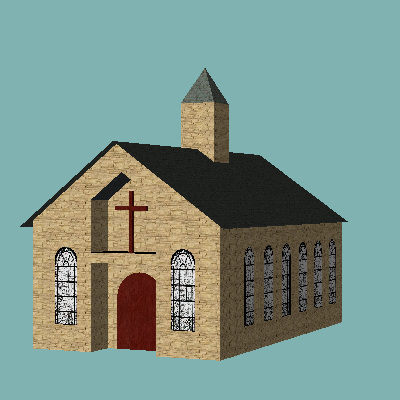

This chart was generated by the following Python code:
#!/usr/bin/env python

# Read a CityGML file via stream and render buildings with textures.

import os

import vtkmodules.vtkInteractionStyle  # noqa: F401
import vtkmodules.vtkRenderingFreeType  # noqa: F401
import vtkmodules.vtkRenderingOpenGL2  # noqa: F401

from vtkmodules.vtkIOCityGML import vtkCityGMLReader
from vtkmodules.vtkIOCore import vtkFileResourceStream
from vtkmodules.vtkIOImage import vtkJPEGReader
from vtkmodules.vtkRenderingCore import (
    vtkActor,
    vtkPolyDataMapper,
    vtkRenderWindow,
    vtkRenderWindowInteractor,
    vtkRenderer,
    vtkTexture,
)

# Source
data_dir = os.environ.get("VPE_DATA_DIR", os.path.dirname(os.path.abspath(__file__)))
gml_file = os.path.join(data_dir, "Part-4-Buildings-V4-one.gml")
gml_dir = os.path.dirname(gml_file)

# Read CityGML file via stream
file_stream = vtkFileResourceStream()
file_stream.Open(gml_file)

citygml_reader = vtkCityGMLReader()
citygml_reader.SetStream(file_stream)
citygml_reader.Update()
multi_block = citygml_reader.GetOutput()

building = multi_block.GetBlock(0)
nested_block = building.GetBlock(1)

# Leaf 0: building.GetBlock(0) — textured
mapper_0 = vtkPolyDataMapper()
mapper_0.SetInputDataObject(building.GetBlock(0))
actor_0 = vtkActor()
actor_0.SetMapper(mapper_0)
jpeg_reader_0 = vtkJPEGReader()
jpeg_reader_0.SetFileName(os.path.join(gml_dir, "textures/Wood_Cherry_Chapel.jpg"))
jpeg_reader_0.Update()
texture_0 = vtkTexture()
texture_0.SetInputConnection(jpeg_reader_0.GetOutputPort())
texture_0.InterpolateOn()
actor_0.SetTexture(texture_0)

# Leaf 1: nested_block.GetBlock(0) — no texture
mapper_1 = vtkPolyDataMapper()
mapper_1.SetInputDataObject(nested_block.GetBlock(0))
actor_1 = vtkActor()
actor_1.SetMapper(mapper_1)

# Leaf 2: nested_block.GetBlock(1) — textured
mapper_2 = vtkPolyDataMapper()
mapper_2.SetInputDataObject(nested_block.GetBlock(1))
actor_2 = vtkActor()
actor_2.SetMapper(mapper_2)
jpeg_reader_2 = vtkJPEGReader()
jpeg_reader_2.SetFileName(os.path.join(gml_dir, "textures/Roofing_Slate_Rounded.jpg"))
jpeg_reader_2.Update()
texture_2 = vtkTexture()
texture_2.SetInputConnection(jpeg_reader_2.GetOutputPort())
texture_2.InterpolateOn()
actor_2.SetTexture(texture_2)

# Leaf 3: nested_block.GetBlock(2) — textured
mapper_3 = vtkPolyDataMapper()
mapper_3.SetInputDataObject(nested_block.GetBlock(2))
actor_3 = vtkActor()
actor_3.SetMapper(mapper_3)
jpeg_reader_3 = vtkJPEGReader()
jpeg_reader_3.SetFileName(os.path.join(gml_dir, "textures/Stone_Sandstone_Ashlar_Light.jpg"))
jpeg_reader_3.Update()
texture_3 = vtkTexture()
texture_3.SetInputConnection(jpeg_reader_3.GetOutputPort())
texture_3.InterpolateOn()
actor_3.SetTexture(texture_3)

# Leaf 4: building.GetBlock(2) — textured
mapper_4 = vtkPolyDataMapper()
mapper_4.SetInputDataObject(building.GetBlock(2))
actor_4 = vtkActor()
actor_4.SetMapper(mapper_4)
jpeg_reader_4 = vtkJPEGReader()
jpeg_reader_4.SetFileName(os.path.join(gml_dir, "textures/Roofing_Slate_Dark.jpg"))
jpeg_reader_4.Update()
texture_4 = vtkTexture()
texture_4.SetInputConnection(jpeg_reader_4.GetOutputPort())
texture_4.InterpolateOn()
actor_4.SetTexture(texture_4)

# Leaf 5: building.GetBlock(3) — textured
mapper_5 = vtkPolyDataMapper()
mapper_5.SetInputDataObject(building.GetBlock(3))
actor_5 = vtkActor()
actor_5.SetMapper(mapper_5)
jpeg_reader_5 = vtkJPEGReader()
jpeg_reader_5.SetFileName(os.path.join(gml_dir, "textures/Roofing_Slate_Dark.jpg"))
jpeg_reader_5.Update()
texture_5 = vtkTexture()
texture_5.SetInputConnection(jpeg_reader_5.GetOutputPort())
texture_5.InterpolateOn()
actor_5.SetTexture(texture_5)

# Leaf 6: building.GetBlock(4) — textured
mapper_6 = vtkPolyDataMapper()
mapper_6.SetInputDataObject(building.GetBlock(4))
actor_6 = vtkActor()
actor_6.SetMapper(mapper_6)
jpeg_reader_6 = vtkJPEGReader()
jpeg_reader_6.SetFileName(os.path.join(gml_dir, "textures/Stone_Sandstone_Ashlar_Light.jpg"))
jpeg_reader_6.Update()
texture_6 = vtkTexture()
texture_6.SetInputConnection(jpeg_reader_6.GetOutputPort())
texture_6.InterpolateOn()
actor_6.SetTexture(texture_6)

# Leaf 7: building.GetBlock(5) — textured
mapper_7 = vtkPolyDataMapper()
mapper_7.SetInputDataObject(building.GetBlock(5))
actor_7 = vtkActor()
actor_7.SetMapper(mapper_7)
jpeg_reader_7 = vtkJPEGReader()
jpeg_reader_7.SetFileName(os.path.join(gml_dir, "textures/Kirchenfenster-V2.jpg"))
jpeg_reader_7.Update()
texture_7 = vtkTexture()
texture_7.SetInputConnection(jpeg_reader_7.GetOutputPort())
texture_7.InterpolateOn()
actor_7.SetTexture(texture_7)

# Leaf 8: building.GetBlock(6) — textured
mapper_8 = vtkPolyDataMapper()
mapper_8.SetInputDataObject(building.GetBlock(6))
actor_8 = vtkActor()
actor_8.SetMapper(mapper_8)
jpeg_reader_8 = vtkJPEGReader()
jpeg_reader_8.SetFileName(os.path.join(gml_dir, "textures/Kirchenfenster-V2.jpg"))
jpeg_reader_8.Update()
texture_8 = vtkTexture()
texture_8.SetInputConnection(jpeg_reader_8.GetOutputPort())
texture_8.InterpolateOn()
actor_8.SetTexture(texture_8)

# Leaf 9: building.GetBlock(7) — textured
mapper_9 = vtkPolyDataMapper()
mapper_9.SetInputDataObject(building.GetBlock(7))
actor_9 = vtkActor()
actor_9.SetMapper(mapper_9)
jpeg_reader_9 = vtkJPEGReader()
jpeg_reader_9.SetFileName(os.path.join(gml_dir, "textures/Kirchenfenster-V2.jpg"))
jpeg_reader_9.Update()
texture_9 = vtkTexture()
texture_9.SetInputConnection(jpeg_reader_9.GetOutputPort())
texture_9.InterpolateOn()
actor_9.SetTexture(texture_9)

# Leaf 10: building.GetBlock(8) — textured
mapper_10 = vtkPolyDataMapper()
mapper_10.SetInputDataObject(building.GetBlock(8))
actor_10 = vtkActor()
actor_10.SetMapper(mapper_10)
jpeg_reader_10 = vtkJPEGReader()
jpeg_reader_10.SetFileName(os.path.join(gml_dir, "textures/Kirchenfenster-V2.jpg"))
jpeg_reader_10.Update()
texture_10 = vtkTexture()
texture_10.SetInputConnection(jpeg_reader_10.GetOutputPort())
texture_10.InterpolateOn()
actor_10.SetTexture(texture_10)

# Leaf 11: building.GetBlock(9) — textured
mapper_11 = vtkPolyDataMapper()
mapper_11.SetInputDataObject(building.GetBlock(9))
actor_11 = vtkActor()
actor_11.SetMapper(mapper_11)
jpeg_reader_11 = vtkJPEGReader()
jpeg_reader_11.SetFileName(os.path.join(gml_dir, "textures/Kirchenfenster-V2.jpg"))
jpeg_reader_11.Update()
texture_11 = vtkTexture()
texture_11.SetInputConnection(jpeg_reader_11.GetOutputPort())
texture_11.InterpolateOn()
actor_11.SetTexture(texture_11)

# Leaf 12: building.GetBlock(10) — textured
mapper_12 = vtkPolyDataMapper()
mapper_12.SetInputDataObject(building.GetBlock(10))
actor_12 = vtkActor()
actor_12.SetMapper(mapper_12)
jpeg_reader_12 = vtkJPEGReader()
jpeg_reader_12.SetFileName(os.path.join(gml_dir, "textures/Kirchenfenster-V2.jpg"))
jpeg_reader_12.Update()
texture_12 = vtkTexture()
texture_12.SetInputConnection(jpeg_reader_12.GetOutputPort())
texture_12.InterpolateOn()
actor_12.SetTexture(texture_12)

# Leaf 13: building.GetBlock(11) — textured
mapper_13 = vtkPolyDataMapper()
mapper_13.SetInputDataObject(building.GetBlock(11))
actor_13 = vtkActor()
actor_13.SetMapper(mapper_13)
jpeg_reader_13 = vtkJPEGReader()
jpeg_reader_13.SetFileName(os.path.join(gml_dir, "textures/Stone_Sandstone_Ashlar_Light.jpg"))
jpeg_reader_13.Update()
texture_13 = vtkTexture()
texture_13.SetInputConnection(jpeg_reader_13.GetOutputPort())
texture_13.InterpolateOn()
actor_13.SetTexture(texture_13)

# Leaf 14: building.GetBlock(12) — textured
mapper_14 = vtkPolyDataMapper()
mapper_14.SetInputDataObject(building.GetBlock(12))
actor_14 = vtkActor()
actor_14.SetMapper(mapper_14)
jpeg_reader_14 = vtkJPEGReader()
jpeg_reader_14.SetFileName(os.path.join(gml_dir, "textures/Kirchenfenster-V2.jpg"))
jpeg_reader_14.Update()
texture_14 = vtkTexture()
texture_14.SetInputConnection(jpeg_reader_14.GetOutputPort())
texture_14.InterpolateOn()
actor_14.SetTexture(texture_14)

# Leaf 15: building.GetBlock(13) — textured
mapper_15 = vtkPolyDataMapper()
mapper_15.SetInputDataObject(building.GetBlock(13))
actor_15 = vtkActor()
actor_15.SetMapper(mapper_15)
jpeg_reader_15 = vtkJPEGReader()
jpeg_reader_15.SetFileName(os.path.join(gml_dir, "textures/Kirchenfenster-V2.jpg"))
jpeg_reader_15.Update()
texture_15 = vtkTexture()
texture_15.SetInputConnection(jpeg_reader_15.GetOutputPort())
texture_15.InterpolateOn()
actor_15.SetTexture(texture_15)

# Leaf 16: building.GetBlock(14) — textured
mapper_16 = vtkPolyDataMapper()
mapper_16.SetInputDataObject(building.GetBlock(14))
actor_16 = vtkActor()
actor_16.SetMapper(mapper_16)
jpeg_reader_16 = vtkJPEGReader()
jpeg_reader_16.SetFileName(os.path.join(gml_dir, "textures/Stone_Sandstone_Ashlar_Light.jpg"))
jpeg_reader_16.Update()
texture_16 = vtkTexture()
texture_16.SetInputConnection(jpeg_reader_16.GetOutputPort())
texture_16.InterpolateOn()
actor_16.SetTexture(texture_16)

# Leaf 17: building.GetBlock(15) — textured
mapper_17 = vtkPolyDataMapper()
mapper_17.SetInputDataObject(building.GetBlock(15))
actor_17 = vtkActor()
actor_17.SetMapper(mapper_17)
jpeg_reader_17 = vtkJPEGReader()
jpeg_reader_17.SetFileName(os.path.join(gml_dir, "textures/Kirchenfenster-V2.jpg"))
jpeg_reader_17.Update()
texture_17 = vtkTexture()
texture_17.SetInputConnection(jpeg_reader_17.GetOutputPort())
texture_17.InterpolateOn()
actor_17.SetTexture(texture_17)

# Leaf 18: building.GetBlock(16) — textured
mapper_18 = vtkPolyDataMapper()
mapper_18.SetInputDataObject(building.GetBlock(16))
actor_18 = vtkActor()
actor_18.SetMapper(mapper_18)
jpeg_reader_18 = vtkJPEGReader()
jpeg_reader_18.SetFileName(os.path.join(gml_dir, "textures/Kirchenfenster-V2.jpg"))
jpeg_reader_18.Update()
texture_18 = vtkTexture()
texture_18.SetInputConnection(jpeg_reader_18.GetOutputPort())
texture_18.InterpolateOn()
actor_18.SetTexture(texture_18)

# Leaf 19: building.GetBlock(17) — textured
mapper_19 = vtkPolyDataMapper()
mapper_19.SetInputDataObject(building.GetBlock(17))
actor_19 = vtkActor()
actor_19.SetMapper(mapper_19)
jpeg_reader_19 = vtkJPEGReader()
jpeg_reader_19.SetFileName(os.path.join(gml_dir, "textures/Kirchenfenster-V2.jpg"))
jpeg_reader_19.Update()
texture_19 = vtkTexture()
texture_19.SetInputConnection(jpeg_reader_19.GetOutputPort())
texture_19.InterpolateOn()
actor_19.SetTexture(texture_19)

# Leaf 20: building.GetBlock(18) — textured
mapper_20 = vtkPolyDataMapper()
mapper_20.SetInputDataObject(building.GetBlock(18))
actor_20 = vtkActor()
actor_20.SetMapper(mapper_20)
jpeg_reader_20 = vtkJPEGReader()
jpeg_reader_20.SetFileName(os.path.join(gml_dir, "textures/Kirchenfenster-V2.jpg"))
jpeg_reader_20.Update()
texture_20 = vtkTexture()
texture_20.SetInputConnection(jpeg_reader_20.GetOutputPort())
texture_20.InterpolateOn()
actor_20.SetTexture(texture_20)

# Leaf 21: building.GetBlock(19) — textured
mapper_21 = vtkPolyDataMapper()
mapper_21.SetInputDataObject(building.GetBlock(19))
actor_21 = vtkActor()
actor_21.SetMapper(mapper_21)
jpeg_reader_21 = vtkJPEGReader()
jpeg_reader_21.SetFileName(os.path.join(gml_dir, "textures/Kirchenfenster-V2.jpg"))
jpeg_reader_21.Update()
texture_21 = vtkTexture()
texture_21.SetInputConnection(jpeg_reader_21.GetOutputPort())
texture_21.InterpolateOn()
actor_21.SetTexture(texture_21)

# Leaf 22: building.GetBlock(20) — textured
mapper_22 = vtkPolyDataMapper()
mapper_22.SetInputDataObject(building.GetBlock(20))
actor_22 = vtkActor()
actor_22.SetMapper(mapper_22)
jpeg_reader_22 = vtkJPEGReader()
jpeg_reader_22.SetFileName(os.path.join(gml_dir, "textures/Kirchenfenster-V2.jpg"))
jpeg_reader_22.Update()
texture_22 = vtkTexture()
texture_22.SetInputConnection(jpeg_reader_22.GetOutputPort())
texture_22.InterpolateOn()
actor_22.SetTexture(texture_22)

# Leaf 23: building.GetBlock(21) — no texture
mapper_23 = vtkPolyDataMapper()
mapper_23.SetInputDataObject(building.GetBlock(21))
actor_23 = vtkActor()
actor_23.SetMapper(mapper_23)

# Leaf 24: building.GetBlock(22) — textured
mapper_24 = vtkPolyDataMapper()
mapper_24.SetInputDataObject(building.GetBlock(22))
actor_24 = vtkActor()
actor_24.SetMapper(mapper_24)
jpeg_reader_24 = vtkJPEGReader()
jpeg_reader_24.SetFileName(os.path.join(gml_dir, "textures/Stone_Sandstone_Ashlar_Light.jpg"))
jpeg_reader_24.Update()
texture_24 = vtkTexture()
texture_24.SetInputConnection(jpeg_reader_24.GetOutputPort())
texture_24.InterpolateOn()
actor_24.SetTexture(texture_24)

# Leaf 25: building.GetBlock(23) — textured
mapper_25 = vtkPolyDataMapper()
mapper_25.SetInputDataObject(building.GetBlock(23))
actor_25 = vtkActor()
actor_25.SetMapper(mapper_25)
jpeg_reader_25 = vtkJPEGReader()
jpeg_reader_25.SetFileName(os.path.join(gml_dir, "textures/Kirchenfenster-V2.jpg"))
jpeg_reader_25.Update()
texture_25 = vtkTexture()
texture_25.SetInputConnection(jpeg_reader_25.GetOutputPort())
texture_25.InterpolateOn()
actor_25.SetTexture(texture_25)

# Leaf 26: building.GetBlock(24) — textured
mapper_26 = vtkPolyDataMapper()
mapper_26.SetInputDataObject(building.GetBlock(24))
actor_26 = vtkActor()
actor_26.SetMapper(mapper_26)
jpeg_reader_26 = vtkJPEGReader()
jpeg_reader_26.SetFileName(os.path.join(gml_dir, "textures/Roofing_Slate_Dark.jpg"))
jpeg_reader_26.Update()
texture_26 = vtkTexture()
texture_26.SetInputConnection(jpeg_reader_26.GetOutputPort())
texture_26.InterpolateOn()
actor_26.SetTexture(texture_26)

# Leaf 27: building.GetBlock(25) — textured
mapper_27 = vtkPolyDataMapper()
mapper_27.SetInputDataObject(building.GetBlock(25))
actor_27 = vtkActor()
actor_27.SetMapper(mapper_27)
jpeg_reader_27 = vtkJPEGReader()
jpeg_reader_27.SetFileName(os.path.join(gml_dir, "textures/Stone_Sandstone_Ashlar_Light.jpg"))
jpeg_reader_27.Update()
texture_27 = vtkTexture()
texture_27.SetInputConnection(jpeg_reader_27.GetOutputPort())
texture_27.InterpolateOn()
actor_27.SetTexture(texture_27)

# Leaf 28: building.GetBlock(26) — textured
mapper_28 = vtkPolyDataMapper()
mapper_28.SetInputDataObject(building.GetBlock(26))
actor_28 = vtkActor()
actor_28.SetMapper(mapper_28)
jpeg_reader_28 = vtkJPEGReader()
jpeg_reader_28.SetFileName(os.path.join(gml_dir, "textures/Stone_Sandstone_Ashlar_Light.jpg"))
jpeg_reader_28.Update()
texture_28 = vtkTexture()
texture_28.SetInputConnection(jpeg_reader_28.GetOutputPort())
texture_28.InterpolateOn()
actor_28.SetTexture(texture_28)

# Leaf 29: building.GetBlock(27) — textured
mapper_29 = vtkPolyDataMapper()
mapper_29.SetInputDataObject(building.GetBlock(27))
actor_29 = vtkActor()
actor_29.SetMapper(mapper_29)
jpeg_reader_29 = vtkJPEGReader()
jpeg_reader_29.SetFileName(os.path.join(gml_dir, "textures/Roofing_Slate_Dark.jpg"))
jpeg_reader_29.Update()
texture_29 = vtkTexture()
texture_29.SetInputConnection(jpeg_reader_29.GetOutputPort())
texture_29.InterpolateOn()
actor_29.SetTexture(texture_29)

# Leaf 30: building.GetBlock(28) — textured
mapper_30 = vtkPolyDataMapper()
mapper_30.SetInputDataObject(building.GetBlock(28))
actor_30 = vtkActor()
actor_30.SetMapper(mapper_30)
jpeg_reader_30 = vtkJPEGReader()
jpeg_reader_30.SetFileName(os.path.join(gml_dir, "textures/Stone_Sandstone_Ashlar_Light.jpg"))
jpeg_reader_30.Update()
texture_30 = vtkTexture()
texture_30.SetInputConnection(jpeg_reader_30.GetOutputPort())
texture_30.InterpolateOn()
actor_30.SetTexture(texture_30)

# Leaf 31: building.GetBlock(29) — textured
mapper_31 = vtkPolyDataMapper()
mapper_31.SetInputDataObject(building.GetBlock(29))
actor_31 = vtkActor()
actor_31.SetMapper(mapper_31)
jpeg_reader_31 = vtkJPEGReader()
jpeg_reader_31.SetFileName(os.path.join(gml_dir, "textures/Kirchenfenster-V2.jpg"))
jpeg_reader_31.Update()
texture_31 = vtkTexture()
texture_31.SetInputConnection(jpeg_reader_31.GetOutputPort())
texture_31.InterpolateOn()
actor_31.SetTexture(texture_31)

# Leaf 32: building.GetBlock(30) — textured
mapper_32 = vtkPolyDataMapper()
mapper_32.SetInputDataObject(building.GetBlock(30))
actor_32 = vtkActor()
actor_32.SetMapper(mapper_32)
jpeg_reader_32 = vtkJPEGReader()
jpeg_reader_32.SetFileName(os.path.join(gml_dir, "textures/Stone_Sandstone_Ashlar_Light.jpg"))
jpeg_reader_32.Update()
texture_32 = vtkTexture()
texture_32.SetInputConnection(jpeg_reader_32.GetOutputPort())
texture_32.InterpolateOn()
actor_32.SetTexture(texture_32)

# Leaf 33: building.GetBlock(31) — textured
mapper_33 = vtkPolyDataMapper()
mapper_33.SetInputDataObject(building.GetBlock(31))
actor_33 = vtkActor()
actor_33.SetMapper(mapper_33)
jpeg_reader_33 = vtkJPEGReader()
jpeg_reader_33.SetFileName(os.path.join(gml_dir, "textures/Stone_Sandstone_Ashlar_Light.jpg"))
jpeg_reader_33.Update()
texture_33 = vtkTexture()
texture_33.SetInputConnection(jpeg_reader_33.GetOutputPort())
texture_33.InterpolateOn()
actor_33.SetTexture(texture_33)

# Leaf 34: building.GetBlock(32) — textured
mapper_34 = vtkPolyDataMapper()
mapper_34.SetInputDataObject(building.GetBlock(32))
actor_34 = vtkActor()
actor_34.SetMapper(mapper_34)
jpeg_reader_34 = vtkJPEGReader()
jpeg_reader_34.SetFileName(os.path.join(gml_dir, "textures/Roofing_Slate_Rounded.jpg"))
jpeg_reader_34.Update()
texture_34 = vtkTexture()
texture_34.SetInputConnection(jpeg_reader_34.GetOutputPort())
texture_34.InterpolateOn()
actor_34.SetTexture(texture_34)

# Leaf 35: building.GetBlock(33) — textured
mapper_35 = vtkPolyDataMapper()
mapper_35.SetInputDataObject(building.GetBlock(33))
actor_35 = vtkActor()
actor_35.SetMapper(mapper_35)
jpeg_reader_35 = vtkJPEGReader()
jpeg_reader_35.SetFileName(os.path.join(gml_dir, "textures/Stone_Sandstone_Ashlar_Light.jpg"))
jpeg_reader_35.Update()
texture_35 = vtkTexture()
texture_35.SetInputConnection(jpeg_reader_35.GetOutputPort())
texture_35.InterpolateOn()
actor_35.SetTexture(texture_35)

# Leaf 36: building.GetBlock(34) — textured
mapper_36 = vtkPolyDataMapper()
mapper_36.SetInputDataObject(building.GetBlock(34))
actor_36 = vtkActor()
actor_36.SetMapper(mapper_36)
jpeg_reader_36 = vtkJPEGReader()
jpeg_reader_36.SetFileName(os.path.join(gml_dir, "textures/Wood_Cherry_Chapel.jpg"))
jpeg_reader_36.Update()
texture_36 = vtkTexture()
texture_36.SetInputConnection(jpeg_reader_36.GetOutputPort())
texture_36.InterpolateOn()
actor_36.SetTexture(texture_36)

# Leaf 37: building.GetBlock(35) — textured
mapper_37 = vtkPolyDataMapper()
mapper_37.SetInputDataObject(building.GetBlock(35))
actor_37 = vtkActor()
actor_37.SetMapper(mapper_37)
jpeg_reader_37 = vtkJPEGReader()
jpeg_reader_37.SetFileName(os.path.join(gml_dir, "textures/Roofing_Slate_Rounded.jpg"))
jpeg_reader_37.Update()
texture_37 = vtkTexture()
texture_37.SetInputConnection(jpeg_reader_37.GetOutputPort())
texture_37.InterpolateOn()
actor_37.SetTexture(texture_37)

# Leaf 38: building.GetBlock(36) — textured
mapper_38 = vtkPolyDataMapper()
mapper_38.SetInputDataObject(building.GetBlock(36))
actor_38 = vtkActor()
actor_38.SetMapper(mapper_38)
jpeg_reader_38 = vtkJPEGReader()
jpeg_reader_38.SetFileName(os.path.join(gml_dir, "textures/Stone_Sandstone_Ashlar_Light1.jpg"))
jpeg_reader_38.Update()
texture_38 = vtkTexture()
texture_38.SetInputConnection(jpeg_reader_38.GetOutputPort())
texture_38.InterpolateOn()
actor_38.SetTexture(texture_38)

# Leaf 39: building.GetBlock(37) — textured
mapper_39 = vtkPolyDataMapper()
mapper_39.SetInputDataObject(building.GetBlock(37))
actor_39 = vtkActor()
actor_39.SetMapper(mapper_39)
jpeg_reader_39 = vtkJPEGReader()
jpeg_reader_39.SetFileName(os.path.join(gml_dir, "textures/Roofing_Slate_Rounded.jpg"))
jpeg_reader_39.Update()
texture_39 = vtkTexture()
texture_39.SetInputConnection(jpeg_reader_39.GetOutputPort())
texture_39.InterpolateOn()
actor_39.SetTexture(texture_39)

# Renderer
renderer = vtkRenderer()
renderer.AddActor(actor_0)
renderer.AddActor(actor_1)
renderer.AddActor(actor_2)
renderer.AddActor(actor_3)
renderer.AddActor(actor_4)
renderer.AddActor(actor_5)
renderer.AddActor(actor_6)
renderer.AddActor(actor_7)
renderer.AddActor(actor_8)
renderer.AddActor(actor_9)
renderer.AddActor(actor_10)
renderer.AddActor(actor_11)
renderer.AddActor(actor_12)
renderer.AddActor(actor_13)
renderer.AddActor(actor_14)
renderer.AddActor(actor_15)
renderer.AddActor(actor_16)
renderer.AddActor(actor_17)
renderer.AddActor(actor_18)
renderer.AddActor(actor_19)
renderer.AddActor(actor_20)
renderer.AddActor(actor_21)
renderer.AddActor(actor_22)
renderer.AddActor(actor_23)
renderer.AddActor(actor_24)
renderer.AddActor(actor_25)
renderer.AddActor(actor_26)
renderer.AddActor(actor_27)
renderer.AddActor(actor_28)
renderer.AddActor(actor_29)
renderer.AddActor(actor_30)
renderer.AddActor(actor_31)
renderer.AddActor(actor_32)
renderer.AddActor(actor_33)
renderer.AddActor(actor_34)
renderer.AddActor(actor_35)
renderer.AddActor(actor_36)
renderer.AddActor(actor_37)
renderer.AddActor(actor_38)
renderer.AddActor(actor_39)
renderer.SetBackground(0.5, 0.7, 0.7)

# Render window
render_window = vtkRenderWindow()
render_window.AddRenderer(renderer)
render_window.SetWindowName("city gml reader stream")
render_window.SetMultiSamples(0)
render_window.SetSize(400, 400)

# Interactor
interactor = vtkRenderWindowInteractor()
interactor.SetRenderWindow(render_window)

# Scene
renderer.ResetCamera()
renderer.GetActiveCamera().Azimuth(90)
renderer.GetActiveCamera().Roll(-90)
renderer.GetActiveCamera().Zoom(1.5)

interactor.Initialize()
interactor.Start()
